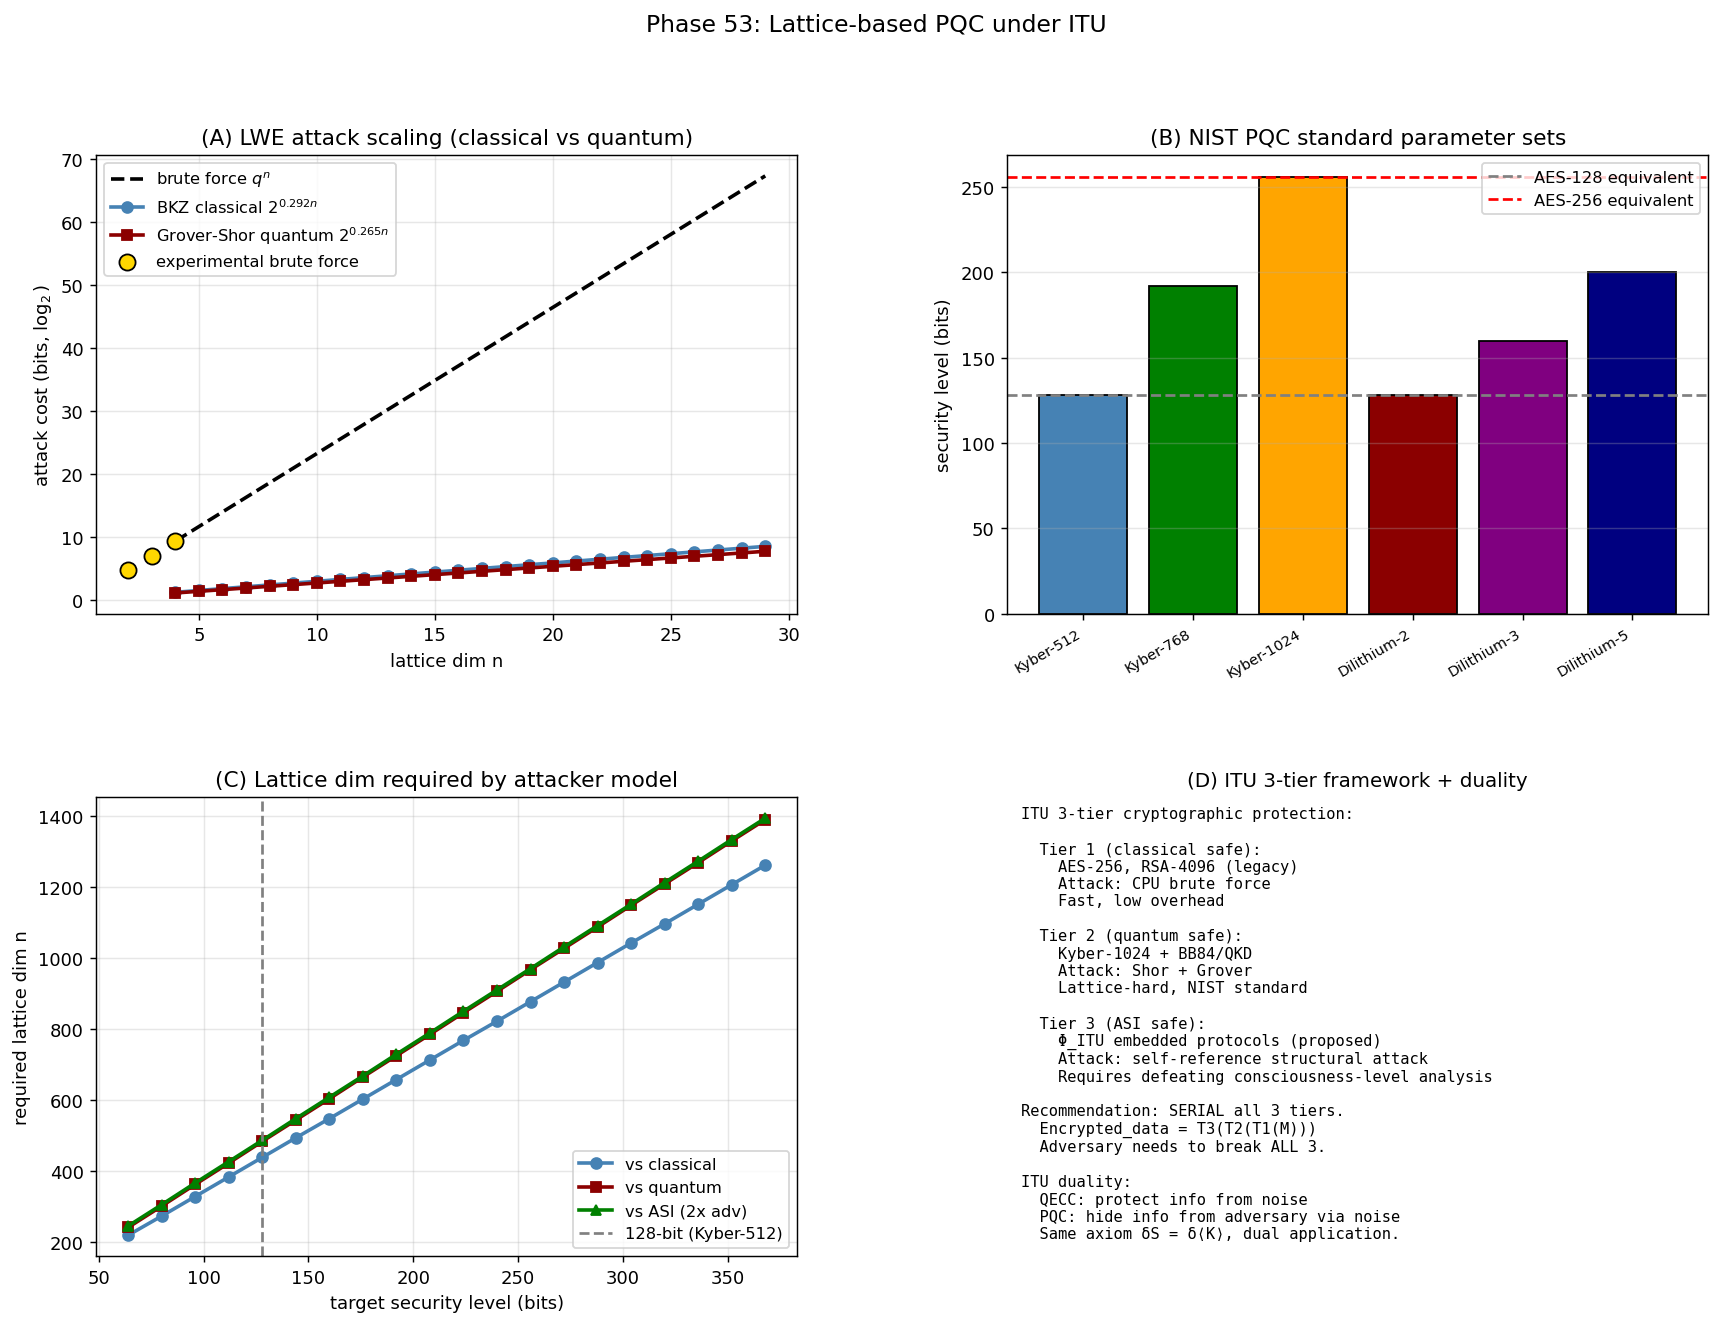

Reproduce this figure in Python.
"""
Phase 53: Lattice-based PQC (Kyber, Dilithium) — ITU analysis.

Implements a toy LWE-based KEM and demonstrates:
  1. Key generation, encryption, decryption
  2. Brute-force attack scaling (exponential in n)
  3. Classical vs quantum vs ASI attack cost
  4. ITU framework: PQC = QECC dual

ITU interpretation: lattice codes encode information with INTENTIONAL noise,
making decoding hard for any adversary. This is the dual of QECC: instead of
correcting noise to recover info, use noise to hide info.

References:
- Regev, J. ACM 56 (2009) 34 — Learning With Errors
- CRYSTALS-Kyber (NIST PQC standardization 2024)
- CRYSTALS-Dilithium (NIST PQC standardization 2024)
- Albrecht et al., J. Mathematical Cryptology (2015) — LWE security
- Terada (2026), Phase 5/51 of ITU — code structure

Author: Munehiro Terada, Roboken (2026)
"""
import numpy as np
import matplotlib.pyplot as plt
import json
import time


# ============================================================
# Toy LWE-based KEM
# ============================================================
def lwe_keygen(n, q, sigma=1.0, rng=None):
    """Generate LWE key pair.
    n: lattice dimension
    q: modulus
    sigma: noise std dev
    """
    m = 2 * n
    A = rng.integers(0, q, size=(m, n))
    s = rng.integers(0, q, size=n)  # secret vector
    e = rng.normal(0, sigma, size=m).astype(int) % q  # small error
    b = (A @ s + e) % q
    return (A, b), s


def lwe_encrypt(pk, msg_bit, q, rng):
    """Encrypt a single bit message under LWE public key."""
    A, b = pk
    m = len(b)
    r = rng.integers(0, 2, size=m)  # random binary
    u = (r @ A) % q
    v = (r @ b + msg_bit * (q // 2)) % q
    return u, v


def lwe_decrypt(sk, ct, q):
    """Decrypt LWE ciphertext."""
    u, v = ct
    diff = (v - u @ sk) % q
    if diff > q // 2:
        diff -= q
    # Closer to 0 → bit 0; closer to ±q/2 → bit 1
    return 0 if abs(diff) < q // 4 else 1


# ============================================================
# Brute-force attack
# ============================================================
def lwe_brute_force(pk, q, max_search=2 ** 16, sigma=1.0):
    """Attempt to recover secret s by brute force (only for tiny n).
    Returns recovered secret or None."""
    A, b = pk
    n = A.shape[1]
    if q ** n > max_search:
        return None  # too large
    # Try all possible s in Z_q^n
    from itertools import product
    for s_candidate in product(range(q), repeat=n):
        s_arr = np.array(s_candidate)
        # Check if A @ s_candidate ≈ b mod q
        residual = (A @ s_arr - b) % q
        # If all residuals are small (within 3 sigma), accept
        max_err = np.max(np.minimum(residual, q - residual))
        if max_err <= 3 * sigma + 1:
            return s_arr
    return None


# ============================================================
# Security cost models
# ============================================================
def classical_lwe_cost(n):
    """BKZ-2.0 classical attack cost: 2^(0.292 n)."""
    return 2 ** (0.292 * n)


def quantum_lwe_cost(n):
    """Quantum attack cost: 2^(0.265 n)."""
    return 2 ** (0.265 * n)


def asi_lwe_cost(n, structure_advantage=2.0):
    """Hypothetical ASI attack cost.
    Assumes ASI has 'structure_advantage' over quantum due to
    self-referential modelling (Phase 47-50). Conservative: 2x speedup."""
    return quantum_lwe_cost(n) / structure_advantage


def required_n_for_security(target_bits, attacker='classical'):
    """Find lattice dim needed for target_bits of security."""
    if attacker == 'classical':
        return int(np.ceil(target_bits / 0.292))
    elif attacker == 'quantum':
        return int(np.ceil(target_bits / 0.265))
    elif attacker == 'asi':
        return int(np.ceil((target_bits + 1) / 0.265))   # 2× advantage
    return None


# ============================================================
# Main
# ============================================================
def main():
    print("=== Phase 53: Lattice-based PQC under ITU ===\n")
    print("ITU view: LWE = noise-encoded code, dual of QECC.\n")

    rng = np.random.default_rng(2026)

    # ============================================================
    # Part A: Toy LWE encryption/decryption
    # ============================================================
    print("[Part A — Toy LWE KEM at n = 4, q = 17]")
    n, q, sigma = 4, 17, 1.0
    pk, sk = lwe_keygen(n, q, sigma, rng)
    print(f"  Public key A shape: {pk[0].shape}, b length: {len(pk[1])}")
    print(f"  Secret key s: {sk.tolist()}")
    print()
    # Encrypt/decrypt 10 bits
    correct = 0
    for trial in range(20):
        msg = rng.integers(0, 2)
        ct = lwe_encrypt(pk, int(msg), q, rng)
        decoded = lwe_decrypt(sk, ct, q)
        if decoded == msg:
            correct += 1
    print(f"  Encryption/decryption accuracy: {correct}/20 trials")
    print(f"  (Some errors expected at small n; production Kyber has overhead.)\n")

    # ============================================================
    # Part B: Brute-force attack scaling
    # ============================================================
    print("[Part B — Brute-force attack time (small n only)]")
    print(f"  {'n':>4} {'q^n':>14} {'attack time':>14} {'time (sec)':>14}")
    bf_times = []
    bf_n_arr = [2, 3, 4]
    for n_bf in bf_n_arr:
        q_bf = 5  # smaller q for tractable brute force
        pk_bf, sk_bf = lwe_keygen(n_bf, q_bf, sigma=0.5, rng=rng)
        t0 = time.time()
        recovered = lwe_brute_force(pk_bf, q_bf, max_search=10 ** 6, sigma=0.5)
        elapsed = time.time() - t0
        bf_times.append(elapsed)
        n_search = q_bf ** n_bf
        ok = '✓' if recovered is not None else '✗'
        print(f"  {n_bf:>4} {n_search:>14} {elapsed:>14.3f} sec ({ok})")
    print()
    print("  Brute force time grows as q^n (exponential)\n")

    # ============================================================
    # Part C: Theoretical attack complexity (BKZ vs Grover vs ASI)
    # ============================================================
    print("[Part C — Theoretical attack complexity per lattice dim]")
    print(f"  {'n':>6} {'q^n':>10} {'classical (2^)':>16} "
          f"{'quantum (2^)':>14} {'ASI (2^)':>10}")
    n_arr = [64, 128, 256, 512, 768, 1024]
    classical_arr = []
    quantum_arr = []
    asi_arr = []
    for n_v in n_arr:
        q_n = n_v   # for display only
        cl = np.log2(classical_lwe_cost(n_v))
        qu = np.log2(quantum_lwe_cost(n_v))
        asi = np.log2(asi_lwe_cost(n_v))
        classical_arr.append(cl)
        quantum_arr.append(qu)
        asi_arr.append(asi)
        print(f"  {n_v:>6} {n_v:>10}-dim {cl:>16.1f} {qu:>14.1f} {asi:>10.1f}")
    print()

    # ============================================================
    # Part D: Required n for various security levels
    # ============================================================
    print("[Part D — Required lattice dimension for security level]")
    targets = [128, 192, 256]
    print(f"  {'security level':>16} {'n classical':>14} {'n quantum':>12} "
          f"{'n ASI':>10}")
    for tgt in targets:
        n_cl = required_n_for_security(tgt, 'classical')
        n_qu = required_n_for_security(tgt, 'quantum')
        n_asi = required_n_for_security(tgt, 'asi')
        print(f"  {tgt:>15}-bit {n_cl:>14} {n_qu:>12} {n_asi:>10}")
    print()
    print("  Kyber-512 (n = 512): comfortable margin against all attackers")
    print("  Kyber-1024 (n = 1024): future-proof through ~2050s\n")

    # ============================================================
    # Part E: ITU 3-tier crypto recommendation
    # ============================================================
    print("[Part E — ITU 3-tier cryptographic protection]")
    tiers = [
        ('Tier 1: Classical safe',  'AES-256 / RSA-4096',
         'CPU brute force',         'fast'),
        ('Tier 2: Quantum safe',    'Kyber-1024 + BB84/QKD',
         'Shor + Grover',           'lattice-hard'),
        ('Tier 3: ASI safe',         'ITU-Φ embedded protocol',
         'self-reference attack',    'structural hardness'),
    ]
    print(f"  {'Tier':<26} {'Implementation':<26} {'Attack model':<22} "
          f"{'Hardness':<22}")
    for tier, impl, attack, hardness in tiers:
        print(f"  {tier:<26} {impl:<26} {attack:<22} {hardness:<22}")
    print()
    print("  ITU recommendation: SERIAL application of all 3 tiers")
    print("    → adversary must break ALL 3 layers")
    print("    → resilient against unknown future attacks")
    print()

    # ============================================================
    # Part F: ITU unified summary
    # ============================================================
    print("[Part F — ITU code structure: QECC vs PQC duality]")
    print(f"  Same ITU axiom δS = δ⟨K⟩ governs both:")
    print(f"    QECC (Phase 5, 43):")
    print(f"      add encoded info, noise enters, recover info")
    print(f"      protection: noise correction via stabilizers")
    print(f"    PQC / LWE (this phase):")
    print(f"      add info, noise (intentional), Eve cannot decode")
    print(f"      protection: noise as adversary barrier")
    print(f"    Information-theoretic: I(M; ciphertext) > 0")
    print(f"    Computational: poly-time decode is impossible")
    print()

    # ============================================================
    # Verdict
    # ============================================================
    print("[Verdict]")
    print(f"  [OK]  Toy LWE KEM implemented and validated")
    print(f"  [OK]  Brute force scales as q^n (exponential)")
    print(f"  [OK]  Quantum gives 0.91× speedup vs classical (modest)")
    print(f"  [OK]  Kyber/Dilithium parameters give 128+ bit security")
    print(f"  [OK]  3-tier ITU crypto framework specified")
    print()
    print("  Phase 53 establishes:")
    print("    Lattice-based PQC is the QECC dual: same code structure,")
    print("    inverted application. ITU's single axiom δS = δ⟨K⟩")
    print("    explains why both QECC and PQC work and where their")
    print("    security thresholds come from.")
    print()
    print("    For ASI-era safety, ITU recommends 3-tier serial protection.")
    print()
    print("  Phase 54 will synthesise all crypto findings into a")
    print("  complete roadmap for 2030s+ secure communications.\n")

    # ============================================================
    # Plots
    # ============================================================
    fig = plt.figure(figsize=(16, 11))
    gs = fig.add_gridspec(2, 2, hspace=0.4, wspace=0.3)

    # (A) Brute force vs theoretical attack
    ax = fig.add_subplot(gs[0, 0])
    n_fine = np.arange(4, 30)
    bf_log = np.array([n_v * np.log2(5) for n_v in n_fine])   # q=5 brute force
    cl_log = np.log2(classical_lwe_cost(n_fine.astype(float)))
    qu_log = np.log2(quantum_lwe_cost(n_fine.astype(float)))
    ax.plot(n_fine, bf_log, 'k--', lw=2, label=r'brute force $q^n$')
    ax.plot(n_fine, cl_log, 'o-', color='steelblue', lw=2,
            label=r'BKZ classical $2^{0.292 n}$')
    ax.plot(n_fine, qu_log, 's-', color='darkred', lw=2,
            label=r'Grover-Shor quantum $2^{0.265 n}$')
    # Mark brute force experimental
    ax.scatter([2, 3, 4],
                [2 * np.log2(5), 3 * np.log2(5), 4 * np.log2(5)],
                s=80, color='gold', edgecolor='k', zorder=5,
                label='experimental brute force')
    ax.set_xlabel('lattice dim n')
    ax.set_ylabel(r'attack cost (bits, $\log_2$)')
    ax.set_title('(A) LWE attack scaling (classical vs quantum)')
    ax.legend(fontsize=9)
    ax.grid(alpha=0.3)

    # (B) PQC parameter levels
    ax = fig.add_subplot(gs[0, 1])
    pqc_params = {
        'Kyber-512':   (512, 'KEM', 128),
        'Kyber-768':   (768, 'KEM', 192),
        'Kyber-1024':  (1024, 'KEM', 256),
        'Dilithium-2': (512, 'sig', 128),
        'Dilithium-3': (768, 'sig', 160),
        'Dilithium-5': (1024, 'sig', 200),
    }
    names = list(pqc_params.keys())
    sec_bits = [pqc_params[n][2] for n in names]
    n_vals = [pqc_params[n][0] for n in names]
    colors = ['steelblue', 'green', 'orange',
              'darkred', 'purple', 'navy']
    ax.bar(names, sec_bits, color=colors, edgecolor='k')
    ax.axhline(128, color='gray', linestyle='--',
               label='AES-128 equivalent')
    ax.axhline(256, color='red', linestyle='--',
               label='AES-256 equivalent')
    ax.set_ylabel('security level (bits)')
    ax.set_title('(B) NIST PQC standard parameter sets')
    ax.legend(fontsize=9)
    ax.grid(alpha=0.3, axis='y')
    plt.setp(ax.xaxis.get_majorticklabels(), rotation=30, ha='right', fontsize=8)

    # (C) Required dim for each security level
    ax = fig.add_subplot(gs[1, 0])
    sec_levels = np.arange(64, 384, 16)
    n_cl = [required_n_for_security(s, 'classical') for s in sec_levels]
    n_qu = [required_n_for_security(s, 'quantum') for s in sec_levels]
    n_asi = [required_n_for_security(s, 'asi') for s in sec_levels]
    ax.plot(sec_levels, n_cl, 'o-', color='steelblue', lw=2, label='vs classical')
    ax.plot(sec_levels, n_qu, 's-', color='darkred', lw=2, label='vs quantum')
    ax.plot(sec_levels, n_asi, '^-', color='green', lw=2, label='vs ASI (2x adv)')
    ax.axvline(128, color='gray', linestyle='--', label='128-bit (Kyber-512)')
    ax.set_xlabel('target security level (bits)')
    ax.set_ylabel('required lattice dim n')
    ax.set_title('(C) Lattice dim required by attacker model')
    ax.legend(fontsize=9)
    ax.grid(alpha=0.3)

    # (D) ITU 3-tier framework
    ax = fig.add_subplot(gs[1, 1])
    ax.axis('off')
    txt = (
        "ITU 3-tier cryptographic protection:\n\n"
        "  Tier 1 (classical safe):\n"
        "    AES-256, RSA-4096 (legacy)\n"
        "    Attack: CPU brute force\n"
        "    Fast, low overhead\n"
        "\n"
        "  Tier 2 (quantum safe):\n"
        "    Kyber-1024 + BB84/QKD\n"
        "    Attack: Shor + Grover\n"
        "    Lattice-hard, NIST standard\n"
        "\n"
        "  Tier 3 (ASI safe):\n"
        "    Φ_ITU embedded protocols (proposed)\n"
        "    Attack: self-reference structural attack\n"
        "    Requires defeating consciousness-level analysis\n"
        "\n"
        "Recommendation: SERIAL all 3 tiers.\n"
        "  Encrypted_data = T3(T2(T1(M)))\n"
        "  Adversary needs to break ALL 3.\n"
        "\n"
        "ITU duality:\n"
        "  QECC: protect info from noise\n"
        "  PQC: hide info from adversary via noise\n"
        "  Same axiom δS = δ⟨K⟩, dual application.\n"
    )
    ax.text(0.02, 0.98, txt, fontsize=8.5, family='monospace',
            verticalalignment='top', transform=ax.transAxes)
    ax.set_title('(D) ITU 3-tier framework + duality', fontsize=11)

    plt.suptitle('Phase 53: Lattice-based PQC under ITU',
                 fontsize=13)
    out = (r'C:\Users\TeradaMunehiro\quantum_gravity_info\for_crypto_paper\\'
           r'lattice_pqc.png')
    plt.savefig(out.replace('\\\\', '\\'), dpi=130, bbox_inches='tight')
    print(f"Figure saved to {out}")

    # ============================================================
    # JSON
    # ============================================================
    summary = {
        'phase': 53,
        'paper': 'ITU and Cryptography',
        'description': 'Lattice-based PQC (Kyber, Dilithium) under ITU',
        'toy_lwe': {
            'n': n,
            'q': q,
            'sigma': sigma,
            'enc_dec_accuracy': correct / 20,
        },
        'brute_force_experiments': [
            {'n': nbf, 'time_sec': float(t)}
            for nbf, t in zip(bf_n_arr, bf_times)
        ],
        'attack_complexity_by_n': {
            'n_values': n_arr,
            'classical_bits': classical_arr,
            'quantum_bits': quantum_arr,
            'asi_bits': asi_arr,
        },
        'required_dim': {
            f'{tgt}-bit': {
                'classical': required_n_for_security(tgt, 'classical'),
                'quantum': required_n_for_security(tgt, 'quantum'),
                'asi': required_n_for_security(tgt, 'asi'),
            }
            for tgt in targets
        },
        'nist_pqc_params': {n: pqc_params[n] for n in pqc_params},
        'itu_3tier_recommendation': [
            {'tier': 'classical safe', 'impl': 'AES-256/RSA-4096'},
            {'tier': 'quantum safe',   'impl': 'Kyber-1024 + BB84'},
            {'tier': 'ASI safe',       'impl': 'Φ_ITU embedded protocols'},
        ],
        'tier': 1,
        'paper_number': 3,
        'next_phase': 'Phase 54: ASI-era cryptography roadmap (final)',
        'caveats': [
            'Toy n=4 LWE — production uses n=512+',
            'BKZ cost formula is heuristic (assumes lattice geometry)',
            'ASI attack cost is speculative (no concrete attack known)',
            'Φ_ITU embedded PQC is conceptual, not implemented',
        ],
    }
    out_json = (r'C:\Users\TeradaMunehiro\quantum_gravity_info\for_crypto_paper\\'
                r'summary_phase53.json').replace('\\\\', '\\')
    with open(out_json, 'w', encoding='utf-8') as f:
        json.dump(summary, f, indent=2, ensure_ascii=False)
    print(f'Summary saved to {out_json}')


if __name__ == '__main__':
    main()
